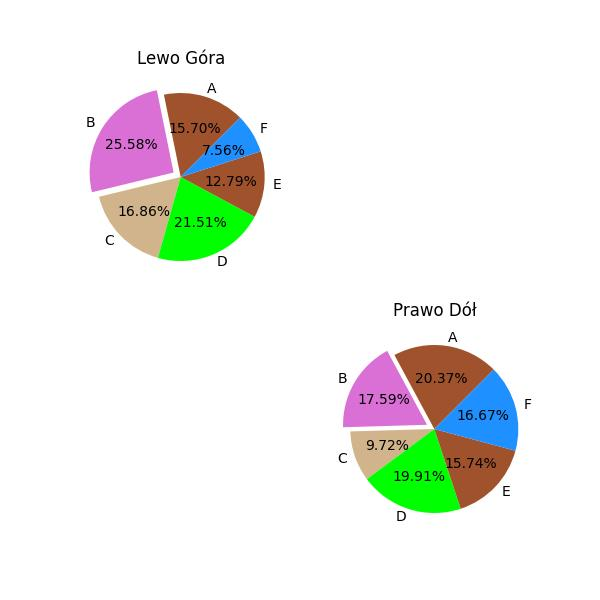

Generate this figure with Python:
import matplotlib.pyplot as plt

data1 = [15.7, 25.58, 16.86, 21.51, 12.79, 7.56]
data2 = [20.37, 17.59, 9.72, 19.91, 15.74, 16.67]
data_labels = ['A', 'B', 'C', 'D', 'E', 'F']
colors = ['sienna', 'orchid', 'tan', 'lime', 'sienna', 'dodgerblue']
explode = (0, 0.1, 0, 0, 0, 0)
fig, axs = plt.subplots(2, 2, figsize=(6,6))
axs[0,0].pie(data1, labels=data_labels, autopct='%.2f%%', colors=colors, startangle=45, explode=explode)
axs[0,0].set_title("Lewo Góra")
axs[1,1].pie(data2, labels=data_labels, autopct='%.2f%%', colors=colors, startangle=45, explode=explode)
axs[1,1].set_title("Prawo Dół")
fig.delaxes(axs[0, 1])
fig.delaxes(axs[1, 0])
plt.savefig('zad1.jpg')
plt.show()
